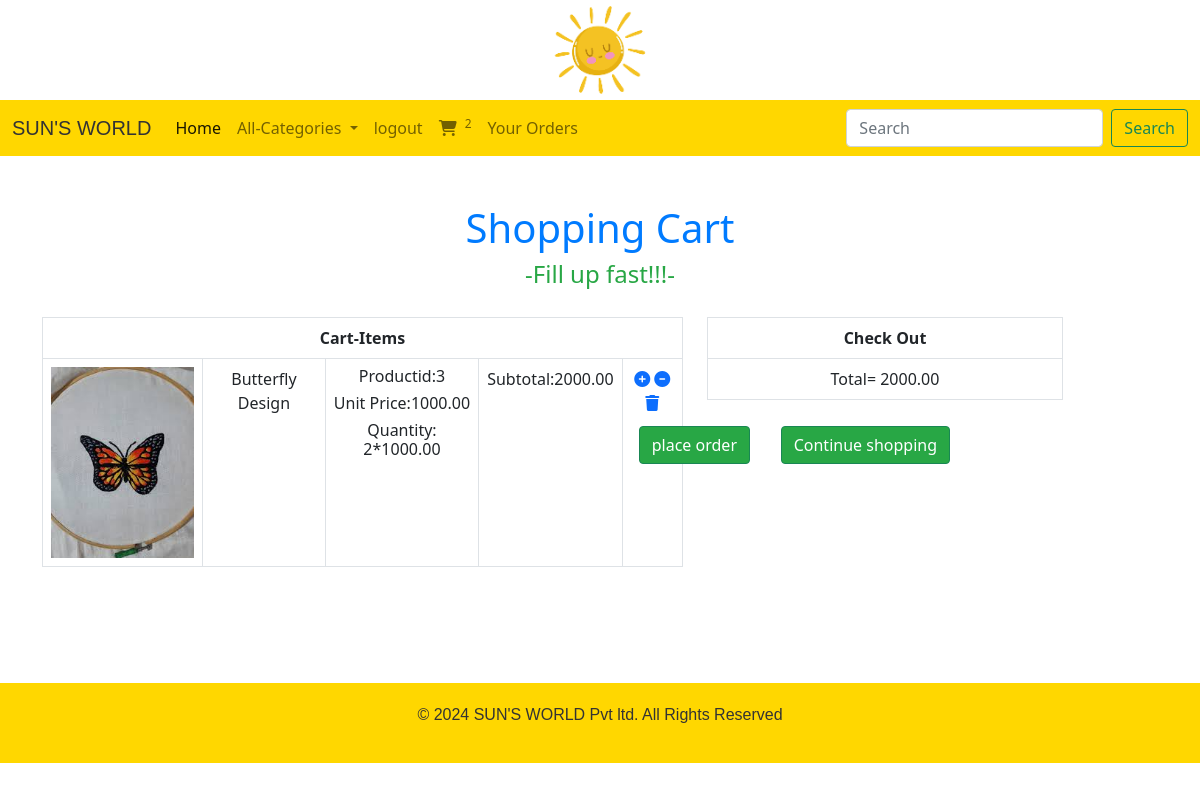
The page /cartview (signed in) on the database its author committed.
### cart/models.py (models this page shows, shortened)
class Cart(models.Model):
    product=models.ForeignKey(Product,on_delete=models.CASCADE)
    user= models.ForeignKey(User,on_delete=models.CASCADE)
    quantity = models.IntegerField()
    date_added = models.DateTimeField(auto_now_add=True)
    def subtotal(self):
        return self.quantity*self.product.price

### shop/models.py (models this page shows, shortened)
class Product(models.Model):
    name = models.CharField(max_length=30)
    desc = models.TextField(default="")
    image = models.ImageField(upload_to='product', null=True, blank=True)
    price = models.DecimalField(max_digits=10, decimal_places=2)
    stock = models.IntegerField(default=0)
    available = models.BooleanField(default=True)
    created = models.DateTimeField(auto_now_add=True)
    updated = models.DateTimeField(auto_now=True)
    category = models.ForeignKey(Category, on_delete=models.CASCADE)

### cart/views.py (the view)
# urls.py: path('cartview',views.cartview, name='cartview'),
@login_required
def cartview(request):
    total=0
    u = request.user
    try:
        cart = Cart.objects.filter(user=u)
        for i in cart:
            total+=i.quantity*i.product.price
    except:
        pass
    return render(request, 'cart.html', {'c': cart,'total':total})

### cart/context_processors.py (called while the page is built)
def total_count(request):
    item_count=0
    u=request.user
    try:
        cart=Cart.objects.filter(user=u)
        for i in cart:
            item_count+=i.quantity
    except:
        item_count=0
    return {'count':item_count}

### shop/context_processors.py (called while the page is built)
def menu_links(request):
    c=Category.objects.all()
    return {'links':c}

### templates/cart.html (shortened to what this page needs)
{% extends 'base.html' %}
{% load static %}
{% block content %}
<center>
    <div class="container mt-5" style="margin-bottom :100px;">
        <div class="row ">
            <h1>Shopping Cart</h1>
            <h4>-Fill up fast!!!-</h4>
            <div class="col-7">
                <table class="table table-bordered">
                    <tr>
                        <th colspan="5">Cart-Items</th>
                    </tr>
                    {% for i in c %}
                        <tr>
                            <td>
                                <img src="{{ i.product.image.url }}" height="200px" width="200px">
                            </td>
                            <td>
                                <p>{{i.product.name}}</p>
                            </td>
                            <td>
                                <h6>Productid:{{i.product.id}}</h6>
                                <h6>Unit Price:{{i.product.price}}</h6>
                                <h6>Quantity: {{i.quantity}}*{{i.product.price}}</h6>
                            </td>
                            <td>Subtotal:{{i.subtotal}}</td>
                            <td>
                                {% if i.product.stock > 0 %}
                                <a href="{% url 'cart:cart' i.product.name %}"><i class="fa-solid fa-circle-plus"></i></a>
                                <a href="{% url 'cart:cart_remove' i.product.name %}"><i class="fa-solid fa-circle-minus"></i></a>
                                <a href="{% url 'cart:full_remove' i.product.name %}"><i class="fa-solid fa-trash"></i></a>
                                {% else %}
                                <a href="{% url 'cart:cart_remove' i.product.name %}"><i class="fa-solid fa-circle-minus"></i></a>
                                <a href="{% url 'cart:full_remove' i.product.name %}"><i class="fa-solid fa-trash"></i></a>
                                {% endif %}
                            </td>
                        </tr>
                    {% endfor %}
                </table>
            </div>
            <div class="col-4">
                <table class="table table-bordered">
                    <tr>
                        <th colspan="5">Check Out</th>
                    </tr>
                    <tr><td>Total= {{total}}</td></tr></table>
                    <a href="{% url 'cart:orderform' %}" class="btn btn-success" style="position:absolute; right: 450px;">place order</a>
                    <a href="{% url 'shop:allcat' %}" class="btn btn-success" style="position:absolute;right:250px;">Continue shopping</a>
            </div>
        </div>
    </div>
</center>
{% endblock %}

### static/css/style.css (style rules this page uses)
body { margin-bottom: 1px; }

### templates/cart.html (style rules this page uses)
h1 { color: #007bff; }
h4 { color: #28a745; }
table { width: 100%; margin-top: 20px; }
th, td { text-align: center; padding: 10px; }
img { max-width: 100%; height: auto; }
.btn-success { background-color: #28a745; color: #fff; margin-top: 10px; }

### rows shown on the page
Cart: product.image (picture), product.name "Butterfly Design", product.id "3", product.price "1000.00", quantity "2", subtotal "2000.00"

### other values the page prints
{{ count }} "2"
{{ total }} "2000.00"
